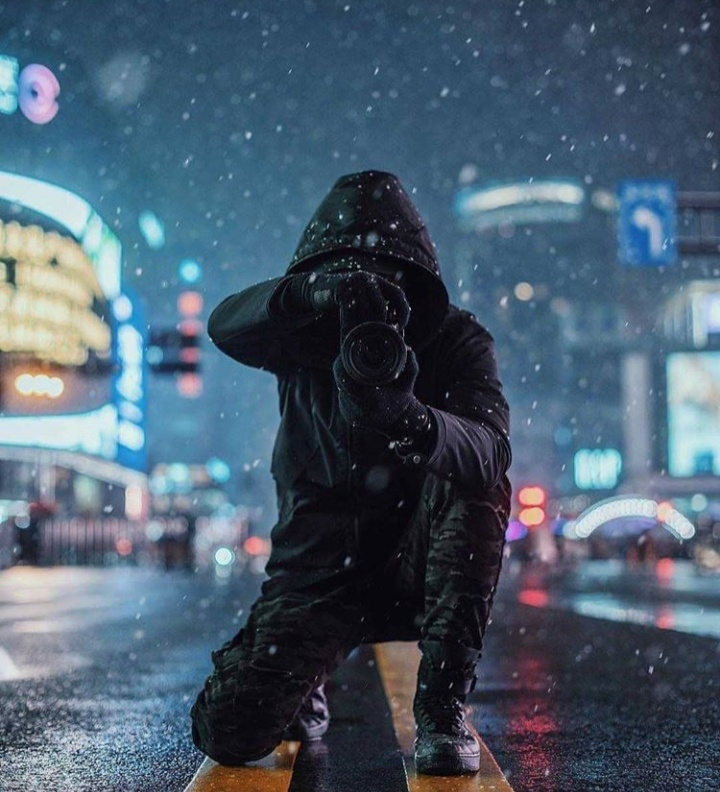
#> input picture Basic Functions/Faceless.jpg, 720 x 792 px, found by its file name
$ python cvtColor_function.py
#> lines starting #> are read from the running program, lines starting #| are printed output that depends on the picture
## Import OpenCV Package ##
import cv2

## Fetch Image from the Directory ##
img = cv2.imread(r"H:\Projects\OpenCV\Basic Functions\Faceless.jpg")
#> img is the input picture: shape (792, 720, 3); mean B, G, R 109.1, 92.1, 73.7

## Convert image to gray scale image using "cvtColor" Function ##
img_gray = cv2.cvtColor(img, cv2.COLOR_BGR2GRAY)
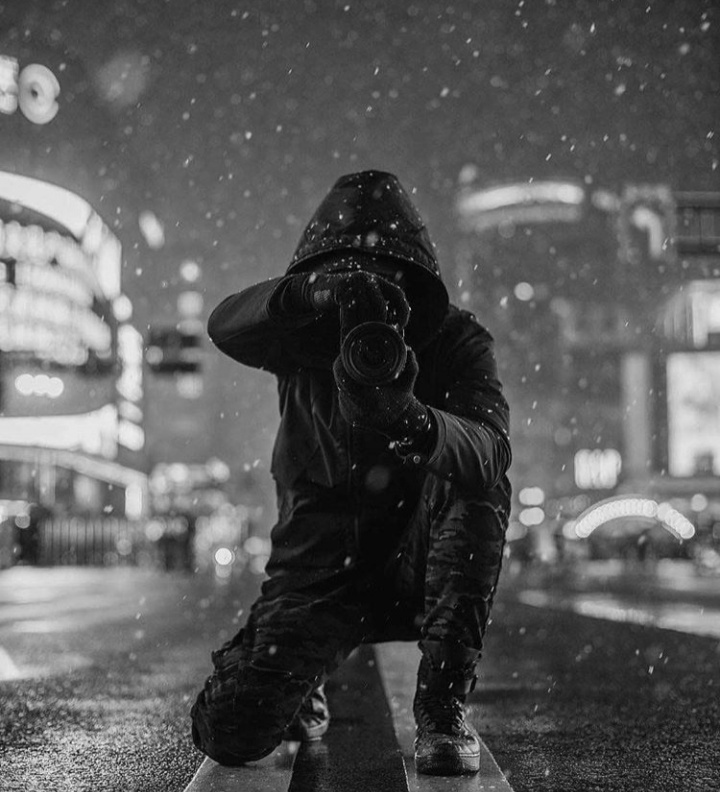
#> img_gray: shape (792, 720); min 1, max 243, mean 88.5

## Show the Image using "imshow" ##
cv2.imshow("Gray Image", img_gray)

## give wait key ##
cv2.waitKey(0)
